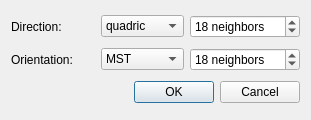
<ui version="4.0" >
 <class>NormalEstimationDialog</class>
 <widget class="QDialog" name="NormalEstimationDialog" >
  <property name="geometry" >
   <rect>
    <x>0</x>
    <y>0</y>
    <width>311</width>
    <height>120</height>
   </rect>
  </property>
  <property name="windowTitle" >
   <string>Normal estimation</string>
  </property>
  <layout class="QGridLayout" >
   <item row="0" column="0" >
    <widget class="QLabel" name="label" >
     <property name="text" >
      <string>Direction:</string>
     </property>
    </widget>
   </item>
   <item row="0" column="1" >
    <widget class="QComboBox" name="m_inputDirection" >
     <item>
      <property name="text" >
       <string>quadric</string>
      </property>
     </item>
     <item>
      <property name="text" >
       <string>plane</string>
      </property>
     </item>
    </widget>
   </item>
   <item row="0" column="2" >
    <widget class="QSpinBox" name="m_inputNbNeighborsDirection" >
     <property name="suffix" >
      <string> neighbors</string>
     </property>
     <property name="minimum" >
      <number>6</number>
     </property>
     <property name="maximum" >
      <number>9999</number>
     </property>
     <property name="value" >
      <number>18</number>
     </property>
    </widget>
   </item>
   <item row="1" column="0" >
    <widget class="QLabel" name="label_2" >
     <property name="text" >
      <string>Orientation:</string>
     </property>
    </widget>
   </item>
   <item row="1" column="1" >
    <widget class="QComboBox" name="m_inputOrientation" >
     <item>
      <property name="text" >
       <string>MST</string>
      </property>
     </item>
    </widget>
   </item>
   <item row="1" column="2" >
    <widget class="QSpinBox" name="m_inputNbNeighborsOrientation" >
     <property name="suffix" >
      <string> neighbors</string>
     </property>
     <property name="minimum" >
      <number>6</number>
     </property>
     <property name="maximum" >
      <number>9999</number>
     </property>
     <property name="value" >
      <number>18</number>
     </property>
    </widget>
   </item>
   <item row="2" column="1" colspan="2" >
    <widget class="QDialogButtonBox" name="buttonBox" >
     <property name="orientation" >
      <enum>Qt::Horizontal</enum>
     </property>
     <property name="standardButtons" >
      <set>QDialogButtonBox::Cancel|QDialogButtonBox::NoButton|QDialogButtonBox::Ok</set>
     </property>
    </widget>
   </item>
  </layout>
 </widget>
 <resources/>
 <connections>
  <connection>
   <sender>buttonBox</sender>
   <signal>accepted()</signal>
   <receiver>NormalEstimationDialog</receiver>
   <slot>accept()</slot>
   <hints>
    <hint type="sourcelabel" >
     <x>248</x>
     <y>254</y>
    </hint>
    <hint type="destinationlabel" >
     <x>157</x>
     <y>274</y>
    </hint>
   </hints>
  </connection>
  <connection>
   <sender>buttonBox</sender>
   <signal>rejected()</signal>
   <receiver>NormalEstimationDialog</receiver>
   <slot>reject()</slot>
   <hints>
    <hint type="sourcelabel" >
     <x>316</x>
     <y>260</y>
    </hint>
    <hint type="destinationlabel" >
     <x>286</x>
     <y>274</y>
    </hint>
   </hints>
  </connection>
 </connections>
</ui>
